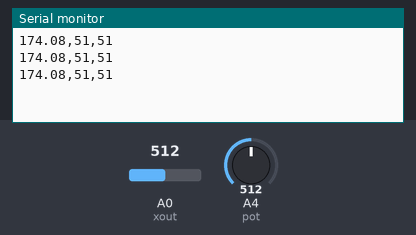
Simulated run of this sketch. Board: Arduino Uno, built with avr-gcc and run on an emulated ATmega328P. On the bench: the last lines printed to the serial monitor. Inputs (shaded band) come from the test bench; at power-on: A0 (xout) = 512, A4 (pot) = 512.

Above: at 1.2 s.
1.3 s: A0 (xout) set to 716
At 1.94 s:
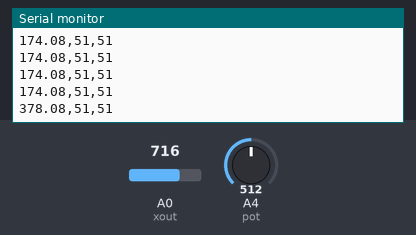
2.8 s: A4 (pot) set to 716
At 3.02 s:
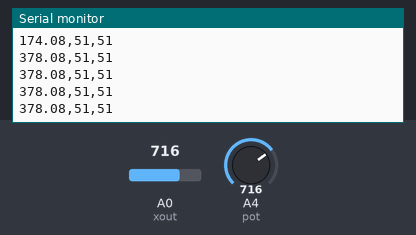
4.3 s: A0 (xout) set to 900
At 4.47 s:
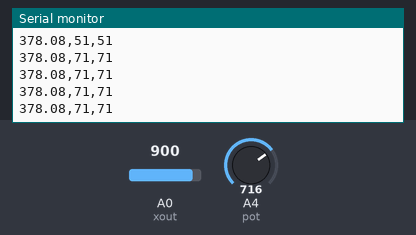
5.8 s: A4 (pot) set to 900
At 5.91 s:
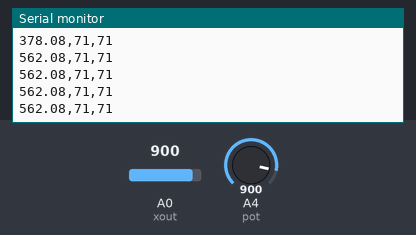
Timing chart, 0 to 8.3 s (numbered marks = the images above; inputs shaded):
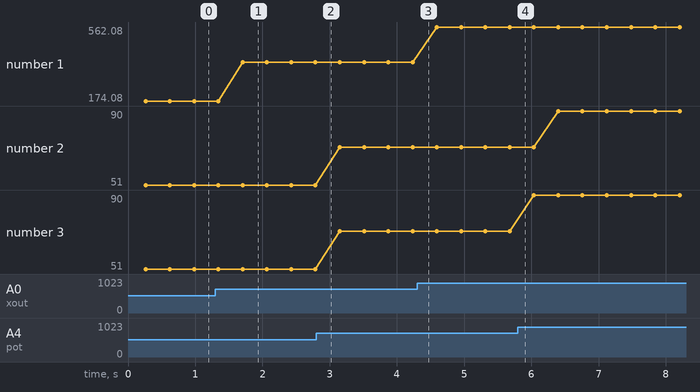

The sketch:

code_for_exec.ino
```cpp
/*

/*
ADXL335
note:vcc-->5v ,but ADXL335 Vs is 3.3V
The circuit:
      5V: VCC
analog 1: x-axis
analog 2: y-axis
analog 3: z-axis
*/
/*
int xout = A1;

int yout = A2;

int zout = A3;                 // z-axis (only on 3-axis models)

int LDR = A0 ;

int out1 = 0;
int out2 = 0;
int out3 = 0;
int LDRout = 0 ;

void setup()
{
 // initialize the serial communications:
 pinMode(xout, INPUT);
 pinMode(yout, INPUT);
 pinMode(zout, INPUT);
 pinMode(LDR, INPUT);

 Serial.begin(9600);
}

void loop() {

  out1 = analogRead(xout);
  out2 = analogRead(yout);
  out3 = analogRead(zout);
  LDRout = analogRead(LDR) ;
  Serial.print(" " );
  Serial.print(out1);
  //printf("\n") ;

  Serial.print(" " );
  Serial.print(out2);

  //printf("\n") ;

  Serial.print("  ");
  Serial.println(out3);
  Serial.print(”  angle = “);
  Serial.println(constrain(map(x,349,281,0,90),0,90));
  //Serial.print("  ");
  //Serial.println(LDRout);

}


//Serial.print(((float)x - 331.5)/65*9.8);  //print x value on serial monitor
//Serial.print("\t");
//Serial.print(((float)y - 329.5)/68.5*9.8);  //print y value on serial monitor
//Serial.print("\t");
//Serial.print(((float)z - 340)/68*9.8);  //print z value on serial monitor
//Serial.print("\n");
//delay(500);

*/


/*
#define ADC_ref 2.56


  #define zero_x 1.569


  #define zero_y 1.569


  #define zero_z 1.569


  #define sensitivity_x 0.3


  #define sensitivity_y 0.3


  #define sensitivity_z 0.3


  unsigned int value_x;

  unsigned int value_y;

  unsigned int value_z;


  float xv;

  float yv;

  float zv;


  float angle_x;

  float angle_y;

  float angle_z;


  void setup()   {


//  analogReference(INTERNAL2V56);


  Serial.begin(9600);


  }


  void loop() {


  value_x = analogRead(1);

  value_y = analogRead(2);

  value_z = analogRead(3);


  xv=(value_x/1024.0*ADC_ref-zero_x)/sensitivity_x;


 // Serial.print ("x= ");

 // Serial.print (xv);

 // Serial.print(" g ");


  yv=(value_y/1024.0*ADC_ref-zero_y)/sensitivity_y;


  Serial.print ("y= ");

  Serial.print (yv);

 Serial.print(" g ");


//  zv=(value_z/1024.0*ADC_ref-zero_z)/sensitivity_z;


 // Serial.print ("z= ");

 // Serial.print (zv);

 // Serial.print(" g ");


 // Serial.print("\n");


  //Serial.print("Rotation ");


 // Serial.print("x= ");


  //angle_x =atan2(-yv,-zv)*57.2957795+180;


  //Serial.print(angle_x);
  //Serial.print(xv);

  //Serial.print(" deg");

  //Serial.print(" ");


  ///Serial.print("y= ");


 // angle_y =atan2(-xv,-zv)*57.2957795+180;


  //Serial.print(angle_y);
//Serial.print(angle_y);
 // Serial.print(" deg");

  //Serial.print(" ");


 /// Serial.print("z= ");


 // angle_z =atan2(-yv,-xv)*57.2957795+180;


//  Serial.print(angle_z);
 // Serial.print(zv);

  //Serial.print(" deg");


  Serial.print("\n");
//


 // delay(1000);

  //delay(500);

  }

  */
  int xout = A0;

int yout = A1;

int zout = A2;                 // z-axis (only on 3-axis models)

int pot= A4 ;

int LDR = A0 ;

int out1 = 0;
int out2 = 0;
int out3 = 0;
int inpot = 0;
int finpot = 0;
float time_t ;
float result ;
float accel_angle_x ;
float val ;
float acc ;
float velocity;
float angle;
void setup()
{
 // initialize the serial communications:
 pinMode(xout, INPUT);
 pinMode(yout, INPUT);
 pinMode(zout, INPUT);
 pinMode(pot, INPUT);

 Serial.begin(9600);
}

void loop() {

  out1 = analogRead(xout);
   delay(10);
  //out2 = analogRead(yout);
  //out3 = analogRead(zout);
  inpot = analogRead(pot)/10 ;
//  time_t = hour();
 delay(250);
 finpot = analogRead(pot)/10 ;

 //angle = (out1-337.92)/61.44*9.81 ;

   Serial.print(out1-337.92)/61.44*9.81 ;
   Serial.print(",");              //seperator
    //Serial.println(inpot) ;
    Serial.print(inpot) ;
    Serial.print(",");              //seperator
    Serial.println(finpot) ;
  delay(100);
  //Serial.println(out1) ;
    //Serial.println(inpot) ;


 //Serial.println(" ") ;
 //Serial.println(time_t) ;
// Serial.println("\n") ;
//Serial.println(out2) ;
 //https://arduino.stackexchange.com/questions/13887/xl335b-accelerometer-reports-false-readings

  //Serial.println(out1);
  /*
  result=sqrt((out2*out2)+(out1*out1));
   val=(out1*3.3/1024)/result;
   accel_angle_x = atan(val);
  Serial.print(" angle.:- ");
  Serial.println(accel_angle_x*57.32);
  delay(150) ;
    //limit - 341 - rest, 271- tilted to 90 deg (y axis moved)
  //printf("\n") ;
   */
   //Sdelay(100) ;
}
```

Measured:
- after the input at 1.3 s, the serial monitor: prints a new line after 0.41 s (image 1)
- plotted number 1: 174.08 → 378.08 after the input at 1.3 s, 378.08 → 562.08 after the input at 4.3 s
- plotted number 2: 51 → 71 after the input at 2.8 s, 71 → 90 after the input at 5.8 s
- plotted number 3: 51 → 71 after the input at 2.8 s, 71 → 90 after the input at 5.8 s
